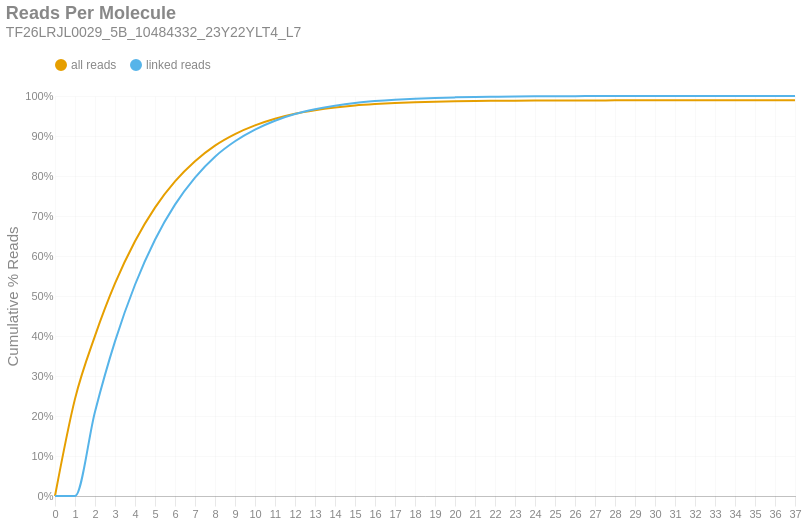

The code cell stored with this chart in its notebook:
### Markdown cell above
### Reads per Molecule
This chart shows the cumulative distribution of the number of reads per linked molecule. That is, how many alignments are associated with a unique molecule. This excludes the number of reads associated with invalid or absent linked-read barcodes. The `linked` histogram is the percentages recalculated when disregarding singletons.

### Code cell
if SKIPLR:
    print_html(f"Skipped")
else:
    counts = np.bincount(valids['reads'].cast(pl.Int64).to_numpy())
    weighted = counts * np.arange(len(counts))
    all_perc = weighted / n_reads
    linked_perc = weighted / n_linked_reads
    linked_perc[1] = 0
    binned_df = pl.DataFrame({
        'readsper': list(range(len(counts))),
        'all reads (cumsum)': np.cumsum(all_perc).tolist(),
        'linked reads (cumsum)': np.cumsum(linked_perc).tolist(),
    })

    with SafeRender(binned_df):
        (
            density_plot(binned_df, 'Reads Per Molecule', samplename, 'readspmol')
            .encode(
                x=alt.X('readsper:O', title=None).axis(labelAngle=0).scale(padding=0),
                y=alt.Y('value:Q', title='Cumulative % Reads').axis(format='%').stack(False),
                color=alt.Color("key:N").scale(domain=["all reads", "linked reads"]),
                tooltip=[
                    alt.Tooltip("key:N", title="Data Type"),
                    alt.Tooltip("readsper:O", title="Reads Per Molecule"),
                    alt.Tooltip("value:Q", format=".2%", title="% Reads (Cum.)")
                ]            
            )
        ).display()

### Figure 1 — Vega-Lite specification as saved in the notebook (floating-point values rounded to 4 significant figures)
{"width": "container", "height": 400, "config": {"title": {"anchor": "start", "dy": -15, "fontSize": 18, "color": "#888888", "subtitleColor": "#888888", "subtitleFontSize": 14}, "arc": {"fill": "#0072B2"}, "axis": {"domainColor": "#888888", "domainWidth": 0.5, "gridWidth": 0.2, "grid": false, "titleFontWeight": 400, "titleFontSize": 15, "labelFontSize": 11, "labelColor": "#888888", "tickColor": "#888888", "tickWidth": 0.2, "titleColor": "#888888"}, "axisBand": {"grid": false}, "axisX": {"grid": true, "tickSize": 10, "domainCap": "round"}, "axisY": {"domain": false, "grid": true, "tickSize": 0, "domainCap": "round"}, "background": "transparent", "header": {"labelFontSize": 15, "labelColor": "#888888", "titleFontSize": 15, "titleFontWeight": 600, "titleColor": "#888888"}, "legend": {"labelFont": "sans-serif", "labelFontSize": 12, "labelColor": "#888888", "symbolSize": 100, "symbolType": "circle", "titleFontSize": 12, "titlePadding": 10, "titleColor": "#888888", "title": null, "orient": "top"}, "range": {"category": ["#E69F00", "#56B4E9", "#009E73", "#F0E442", "#0072B2", "#D55E00", "#CC79A7", "#000000"], "diverging": ["#cfe8f3", "#a2d4ec", "#73bfe2", "#46abdb", "#1696d2", "#12719e"]}, "area": {"fill": "#0072B2", "fillOpacity": 0.7, "line": true, "strokeOpacity": 0.7}, "line": {"color": "#0072B2", "stroke": "#0072B2", "strokeWidth": 2}, "trail": {"color": "#0072B2", "stroke": "#0072B2", "strokeWidth": 0, "size": 1}, "point": {"filled": true, "fillOpacity": 1.0, "size": 95}, "text": {"color": "#888888", "fontSize": 11, "align": "right", "fontWeight": 400, "size": 11}, "bar": {"fill": "#0072B2", "stroke": null}, "view": {"stroke": null, "continuousWidth": 660, "continuousHeight": 400}}, "data": {"name": "data-33431f9bcadc04882c05e8f004771628"}, "mark": {"type": "line", "interpolate": "monotone", "point": {"opacity": 0, "size": 275}}, "encoding": {"color": {"field": "key", "scale": {"domain": ["all reads", "linked reads"]}, "type": "nominal"}, "tooltip": [{"field": "key", "title": "Data Type", "type": "nominal"}, {"field": "readsper", "title": "Reads Per Molecule", "type": "ordinal"}, {"field": "value", "format": ".2%", "title": "% Reads (Cum.)", "type": "quantitative"}], "x": {"axis": {"labelAngle": 0}, "field": "readsper", "scale": {"padding": 0}, "title": null, "type": "ordinal"}, "y": {"axis": {"format": "%"}, "field": "value", "stack": false, "title": "Cumulative % Reads", "type": "quantitative"}}, "params": [{"name": "param_c36ac31b6afebe62", "select": {"type": "point", "fields": ["key"]}, "bind": "legend"}], "title": {"text": "Reads Per Molecule", "subtitle": "TF26LRJL0029_5B_10484332_23Y22YLT4_L7"}, "transform": [{"fold": ["all reads (cumsum)", "linked reads (cumsum)"]}, {"calculate": "replace(datum.key, ' (cumsum)', '')", "as": "key"}, {"filter": {"param": "param_c36ac31b6afebe62"}}], "usermeta": {"embedOptions": {"downloadFileName": "TF26LRJL0029_5B_10484332_23Y22YLT4_L7.readspmol"}}, "$schema": "https://vega.github.io/schema/vega-lite/v6.4.1.json", "datasets": {"data-33431f9bcadc04882c05e8f004771628": [{"readsper": 0, "all reads (cumsum)": 0.0, "linked reads (cumsum)": 0.0}, {"readsper": 1, "all reads (cumsum)": 0.2428, "linked reads (cumsum)": 0.0}, {"readsper": 2, "all reads (cumsum)": 0.4002, "linked reads (cumsum)": 0.2109}, {"readsper": 3, "all reads (cumsum)": 0.5313, "linked reads (cumsum)": 0.3865}, {"readsper": 4, "all reads (cumsum)": 0.637, "linked reads (cumsum)": 0.5281}, {"readsper": 5, "all reads (cumsum)": 0.7211, "linked reads (cumsum)": 0.6408}, {"readsper": 6, "all reads (cumsum)": 0.7866, "linked reads (cumsum)": 0.7285}, {"readsper": 7, "all reads (cumsum)": 0.837, "linked reads (cumsum)": 0.7961}, {"readsper": 8, "all reads (cumsum)": 0.876, "linked reads (cumsum)": 0.8483}, {"readsper": 9, "all reads (cumsum)": 0.9048, "linked reads (cumsum)": 0.8869}, {"readsper": 10, "all reads (cumsum)": 0.9265, "linked reads (cumsum)": 0.916}, {"readsper": 11, "all reads (cumsum)": 0.9431, "linked reads (cumsum)": 0.9382}, {"readsper": 12, "all reads (cumsum)": 0.9555, "linked reads (cumsum)": 0.9548}, {"readsper": 13, "all reads (cumsum)": 0.9643, "linked reads (cumsum)": 0.9666}, {"readsper": 14, "all reads (cumsum)": 0.9711, "linked reads (cumsum)": 0.9757}, {"readsper": 15, "all reads (cumsum)": 0.9762, "linked reads (cumsum)": 0.9826}, {"readsper": 16, "all reads (cumsum)": 0.9797, "linked reads (cumsum)": 0.9873}, {"readsper": 17, "all reads (cumsum)": 0.9823, "linked reads (cumsum)": 0.9908}, {"readsper": 18, "all reads (cumsum)": 0.9843, "linked reads (cumsum)": 0.9934}, {"readsper": 19, "all reads (cumsum)": 0.9857, "linked reads (cumsum)": 0.9952}, {"readsper": 20, "all reads (cumsum)": 0.9866, "linked reads (cumsum)": 0.9966}, {"readsper": 21, "all reads (cumsum)": 0.9874, "linked reads (cumsum)": 0.9976}, {"readsper": 22, "all reads (cumsum)": 0.9879, "linked reads (cumsum)": 0.9983}, {"readsper": 23, "all reads (cumsum)": 0.9883, "linked reads (cumsum)": 0.9988}, {"readsper": 24, "all reads (cumsum)": 0.9886, "linked reads (cumsum)": 0.9992}, {"readsper": 25, "all reads (cumsum)": 0.9888, "linked reads (cumsum)": 0.9995}, {"readsper": 26, "all reads (cumsum)": 0.9889, "linked reads (cumsum)": 0.9997}, {"readsper": 27, "all reads (cumsum)": 0.989, "linked reads (cumsum)": 0.9997}, {"readsper": 28, "all reads (cumsum)": 0.9891, "linked reads (cumsum)": 0.9998}, {"readsper": 29, "all reads (cumsum)": 0.9891, "linked reads (cumsum)": 0.9999}, {"readsper": 30, "all reads (cumsum)": 0.9891, "linked reads (cumsum)": 0.9999}, {"readsper": 31, "all reads (cumsum)": 0.9892, "linked reads (cumsum)": 0.9999}, {"readsper": 32, "all reads (cumsum)": 0.9892, "linked reads (cumsum)": 1.0}, {"readsper": 33, "all reads (cumsum)": 0.9892, "linked reads (cumsum)": 1.0}, {"readsper": 34, "all reads (cumsum)": 0.9892, "linked reads (cumsum)": 1.0}, {"readsper": 35, "all reads (cumsum)": 0.9892, "linked reads (cumsum)": 1.0}, {"readsper": 36, "all reads (cumsum)": 0.9892, "linked reads (cumsum)": 1.0}, {"readsper": 37, "all reads (cumsum)": 0.9892, "linked reads (cumsum)": 1.0}]}}
